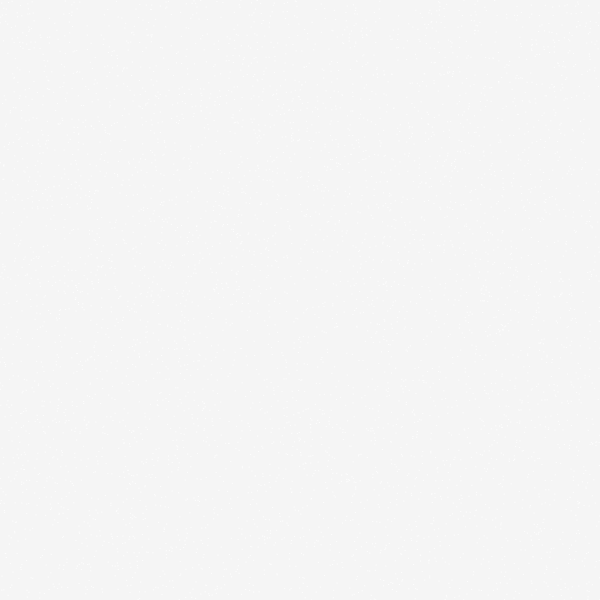
Frame 1 (no input)
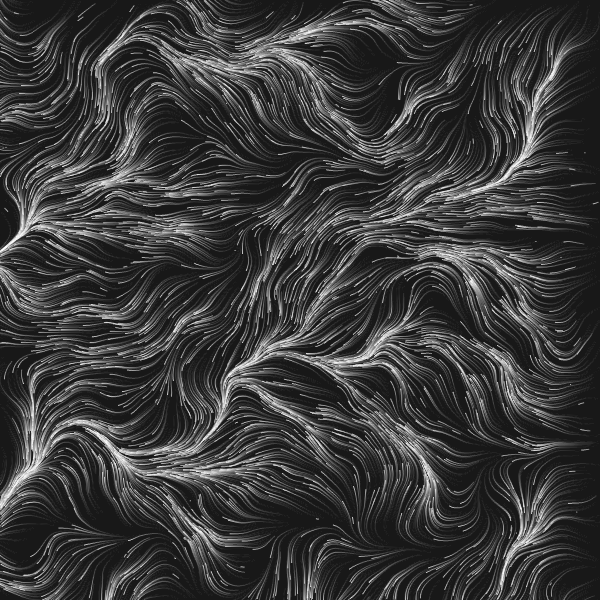
Frame 60 (no input)
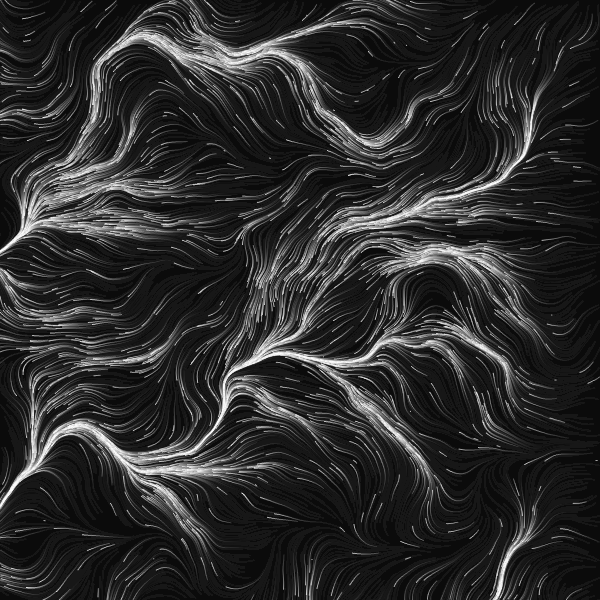
Frame 120 (the mouse pressed at the canvas centre since frame 60)

The p5.js sketch that drew these frames (run headless with seeded random() and noise() and a simulated clock; from frame 60 on, the mouse is pressed at the canvas centre):

// p5.js sketch
// ── sketch.js
let particles = [];
let num;
const noiseScale = 0.01;

function setup() {
  particlesSlider = createButton("Particles number");
  particlesNumber = createSlider(50,5000,5000,1);
  particlesNumber.input(updateSliderValue); // Chama a função updateSliderValue quando o slider é alterado

  createCanvas(600,600);

  num = particlesNumber.value();

  for(let i = 0; i < num; i++){
    particles.push(createVector(random(width), random(height)))
  }
  stroke(255);
}

function draw(){

  background(0, 10);
  num = particlesNumber.value();
  for(let i = 0; i < num; i++){
    let p = particles[i];
    point(p.x, p.y);
    let n = noise(p.x * noiseScale, p.y * noiseScale);
    let a = TAU * n;
    p.x += cos(a);
    p.y += sin(a);
    if(!onScreen(p)) {
      p.x = random(width);
      p.y = random(height);
    }
  }
}

function updateSliderValue() {
  num = particlesNumber.value();
  document.getElementById('sliderValue').innerText = `Quantidade de partículas: ${num}`; // Atualiza o valor do <p> com o valor do slider
}

function mouseReleased(){
  noiseSeed(millis());
}

function onScreen(v) {
  return v.x >= 0 && v.x <= width && v.y >= 0 && v.y <= height;
}
